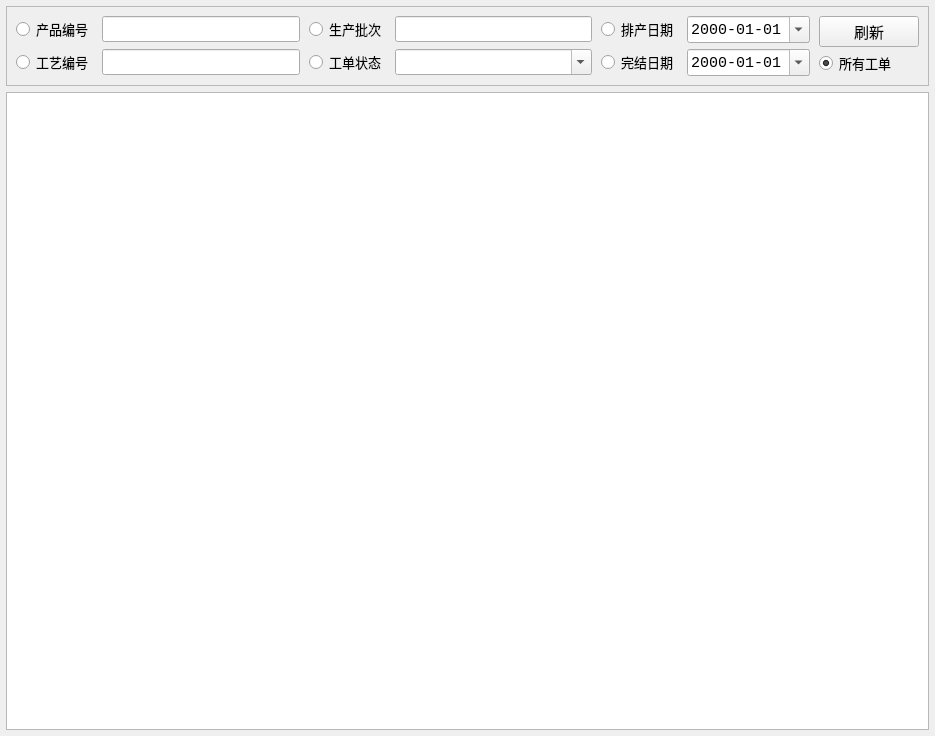
<?xml version="1.0" encoding="UTF-8"?>
<ui version="4.0">
 <class>WidgetOrderPlanHistory</class>
 <widget class="QWidget" name="WidgetOrderPlanHistory">
  <property name="geometry">
   <rect>
    <x>0</x>
    <y>0</y>
    <width>935</width>
    <height>736</height>
   </rect>
  </property>
  <property name="windowTitle">
   <string>Form</string>
  </property>
  <layout class="QVBoxLayout" name="verticalLayout">
   <property name="leftMargin">
    <number>6</number>
   </property>
   <property name="topMargin">
    <number>6</number>
   </property>
   <property name="rightMargin">
    <number>6</number>
   </property>
   <property name="bottomMargin">
    <number>6</number>
   </property>
   <item>
    <widget class="QFrame" name="frame">
     <property name="frameShape">
      <enum>QFrame::StyledPanel</enum>
     </property>
     <layout class="QGridLayout" name="gridLayout">
      <property name="horizontalSpacing">
       <number>9</number>
      </property>
      <item row="0" column="6" rowspan="2">
       <layout class="QVBoxLayout" name="verticalLayout_2">
        <property name="spacing">
         <number>0</number>
        </property>
        <item>
         <widget class="QPushButton" name="buttonRefresh">
          <property name="minimumSize">
           <size>
            <width>100</width>
            <height>30</height>
           </size>
          </property>
          <property name="font">
           <font>
            <pointsize>11</pointsize>
           </font>
          </property>
          <property name="text">
           <string>刷新</string>
          </property>
          <property name="icon">
           <iconset resource="../PCS.qrc">
            <normaloff>:/images/pngs/common_refresh.png</normaloff>:/images/pngs/common_refresh.png</iconset>
          </property>
          <property name="iconSize">
           <size>
            <width>20</width>
            <height>20</height>
           </size>
          </property>
         </widget>
        </item>
        <item>
         <spacer name="verticalSpacer">
          <property name="orientation">
           <enum>Qt::Vertical</enum>
          </property>
          <property name="sizeHint" stdset="0">
           <size>
            <width>20</width>
            <height>0</height>
           </size>
          </property>
         </spacer>
        </item>
        <item>
         <widget class="QRadioButton" name="radioAllOrder">
          <property name="minimumSize">
           <size>
            <width>0</width>
            <height>26</height>
           </size>
          </property>
          <property name="font">
           <font>
            <pointsize>10</pointsize>
           </font>
          </property>
          <property name="text">
           <string>所有工单</string>
          </property>
          <property name="checked">
           <bool>true</bool>
          </property>
         </widget>
        </item>
       </layout>
      </item>
      <item row="0" column="3">
       <widget class="QLineEdit" name="editProductBatch">
        <property name="minimumSize">
         <size>
          <width>0</width>
          <height>26</height>
         </size>
        </property>
        <property name="font">
         <font>
          <family>Consolas</family>
          <pointsize>11</pointsize>
         </font>
        </property>
        <property name="clearButtonEnabled">
         <bool>true</bool>
        </property>
       </widget>
      </item>
      <item row="0" column="2">
       <widget class="QRadioButton" name="radioProductBatch">
        <property name="minimumSize">
         <size>
          <width>0</width>
          <height>26</height>
         </size>
        </property>
        <property name="font">
         <font>
          <pointsize>10</pointsize>
         </font>
        </property>
        <property name="text">
         <string>生产批次</string>
        </property>
       </widget>
      </item>
      <item row="0" column="4">
       <widget class="QRadioButton" name="radioPlanDate">
        <property name="minimumSize">
         <size>
          <width>0</width>
          <height>26</height>
         </size>
        </property>
        <property name="font">
         <font>
          <pointsize>10</pointsize>
         </font>
        </property>
        <property name="text">
         <string>排产日期</string>
        </property>
       </widget>
      </item>
      <item row="0" column="5">
       <widget class="QDateEdit" name="datePlanDate">
        <property name="minimumSize">
         <size>
          <width>0</width>
          <height>26</height>
         </size>
        </property>
        <property name="font">
         <font>
          <family>Consolas</family>
          <pointsize>11</pointsize>
         </font>
        </property>
        <property name="displayFormat">
         <string>yyyy-MM-dd</string>
        </property>
        <property name="calendarPopup">
         <bool>true</bool>
        </property>
       </widget>
      </item>
      <item row="1" column="4">
       <widget class="QRadioButton" name="radioDeliveryDate">
        <property name="minimumSize">
         <size>
          <width>0</width>
          <height>26</height>
         </size>
        </property>
        <property name="font">
         <font>
          <pointsize>10</pointsize>
         </font>
        </property>
        <property name="text">
         <string>完结日期</string>
        </property>
       </widget>
      </item>
      <item row="1" column="5">
       <widget class="QDateEdit" name="dateDeliveryDate">
        <property name="minimumSize">
         <size>
          <width>0</width>
          <height>26</height>
         </size>
        </property>
        <property name="font">
         <font>
          <family>Consolas</family>
          <pointsize>11</pointsize>
         </font>
        </property>
        <property name="displayFormat">
         <string>yyyy-MM-dd</string>
        </property>
        <property name="calendarPopup">
         <bool>true</bool>
        </property>
       </widget>
      </item>
      <item row="1" column="2">
       <widget class="QRadioButton" name="radioOrderState">
        <property name="minimumSize">
         <size>
          <width>0</width>
          <height>26</height>
         </size>
        </property>
        <property name="font">
         <font>
          <pointsize>10</pointsize>
         </font>
        </property>
        <property name="text">
         <string>工单状态</string>
        </property>
       </widget>
      </item>
      <item row="1" column="3">
       <widget class="QComboBox" name="comboOrderState">
        <property name="minimumSize">
         <size>
          <width>0</width>
          <height>26</height>
         </size>
        </property>
        <property name="font">
         <font>
          <pointsize>10</pointsize>
         </font>
        </property>
        <property name="editable">
         <bool>true</bool>
        </property>
       </widget>
      </item>
      <item row="1" column="0">
       <widget class="QRadioButton" name="radioCraftID">
        <property name="minimumSize">
         <size>
          <width>0</width>
          <height>26</height>
         </size>
        </property>
        <property name="font">
         <font>
          <pointsize>10</pointsize>
         </font>
        </property>
        <property name="text">
         <string>工艺编号</string>
        </property>
       </widget>
      </item>
      <item row="0" column="1">
       <widget class="QLineEdit" name="editProductID">
        <property name="minimumSize">
         <size>
          <width>0</width>
          <height>26</height>
         </size>
        </property>
        <property name="font">
         <font>
          <family>Consolas</family>
          <pointsize>11</pointsize>
         </font>
        </property>
        <property name="clearButtonEnabled">
         <bool>true</bool>
        </property>
       </widget>
      </item>
      <item row="0" column="0">
       <widget class="QRadioButton" name="radioProductID">
        <property name="minimumSize">
         <size>
          <width>0</width>
          <height>26</height>
         </size>
        </property>
        <property name="font">
         <font>
          <pointsize>10</pointsize>
         </font>
        </property>
        <property name="text">
         <string>产品编号</string>
        </property>
       </widget>
      </item>
      <item row="1" column="1">
       <widget class="QLineEdit" name="editCraftID">
        <property name="minimumSize">
         <size>
          <width>0</width>
          <height>26</height>
         </size>
        </property>
        <property name="font">
         <font>
          <family>Consolas</family>
          <pointsize>11</pointsize>
         </font>
        </property>
        <property name="clearButtonEnabled">
         <bool>true</bool>
        </property>
       </widget>
      </item>
     </layout>
    </widget>
   </item>
   <item>
    <widget class="QTableView" name="tableView"/>
   </item>
  </layout>
 </widget>
 <tabstops>
  <tabstop>radioProductID</tabstop>
  <tabstop>radioCraftID</tabstop>
  <tabstop>radioProductBatch</tabstop>
  <tabstop>radioOrderState</tabstop>
  <tabstop>radioPlanDate</tabstop>
  <tabstop>radioDeliveryDate</tabstop>
  <tabstop>radioAllOrder</tabstop>
  <tabstop>editProductID</tabstop>
  <tabstop>editCraftID</tabstop>
  <tabstop>editProductBatch</tabstop>
  <tabstop>comboOrderState</tabstop>
  <tabstop>datePlanDate</tabstop>
  <tabstop>dateDeliveryDate</tabstop>
  <tabstop>buttonRefresh</tabstop>
  <tabstop>tableView</tabstop>
 </tabstops>
 <resources>
  <include location="../PCS.qrc"/>
 </resources>
 <connections/>
</ui>
